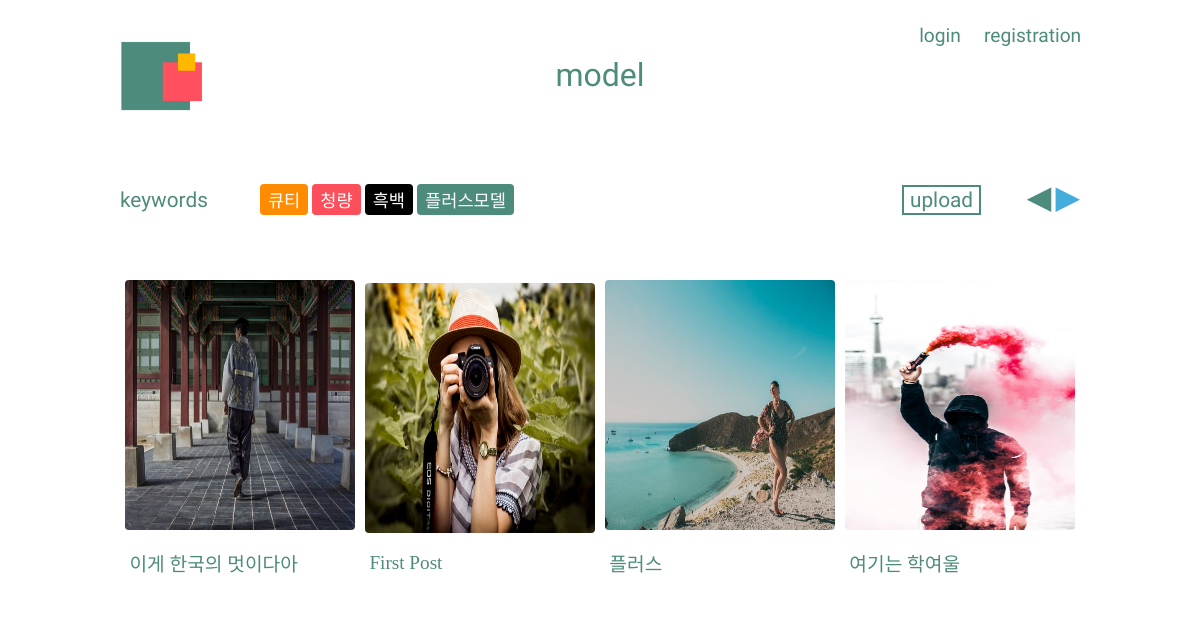
Before: /posts/model/ with the older database file.
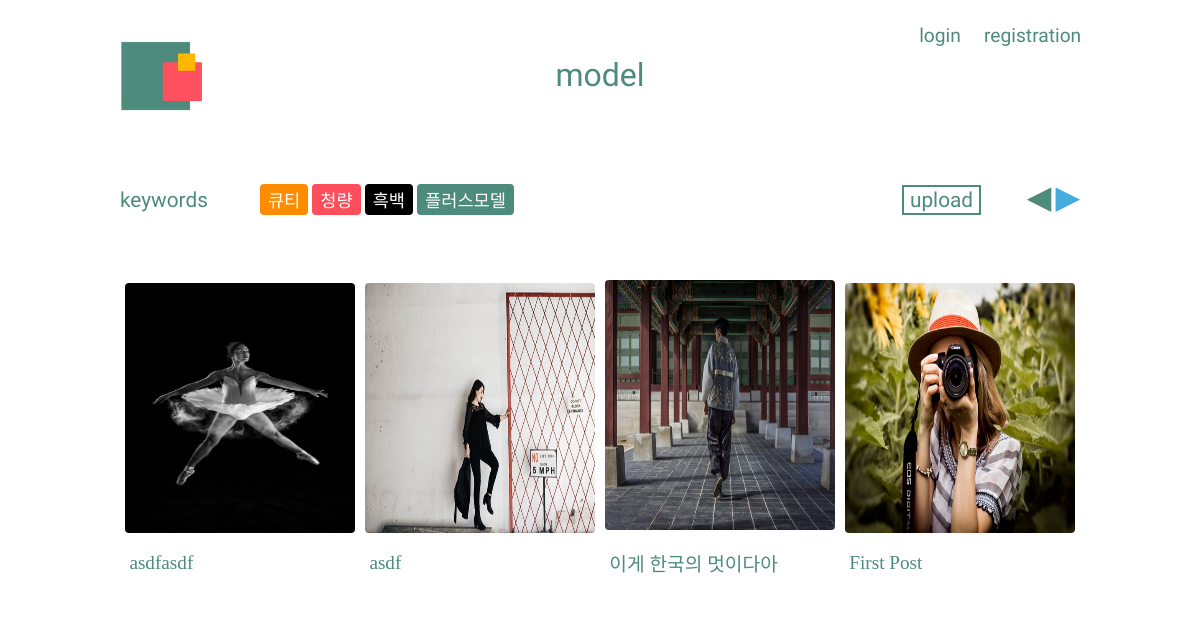
After: the same page with the newer database file.
### posts/models.py (models this page shows, shortened)
class Models(models.Model):
    title = models.CharField(max_length=20)
    text = models.TextField(default='', null=True, blank=True)
    image1 = models.ImageField(upload_to = 'images/')
    image2 = models.ImageField(upload_to = 'images/', default='', null=True, blank=True)
    image3 = models.ImageField(upload_to = 'images/', default='', null=True, blank=True)
    image4 = models.ImageField(upload_to = 'images/', default='', null=True, blank=True)
    image5 = models.ImageField(upload_to = 'images/', default='', null=True, blank=True)
    thumbnail = ImageSpecField(source='image1', processors=[ResizeToFill(120,80)], format='JPEG')
    CATEGORY_CHOICES = (
        ('큐티', '큐티'),
        ('청량', '청량'),
        ('흑백사진', '흑백사진'),
        ('플러스모델', '플러스모델'),
    )
    category = models.CharField(max_length=5, choices=CATEGORY_CHOICES, null=True)

### posts/views.py (the view)
# urls.py: path('model/', views.ModelsPageView.as_view(), name='model'),
class ModelsPageView(ListView):
    model = Models
    template_name = 'model/model.html'
    paginate_by = 4
    queryset = Models.objects.all()
    def get_queryset(self, *args, **kwargs):
        if self.kwargs:
            return Models.objects.filter(category=self.kwargs['category']).order_by('-id')
        else:
            query = Models.objects.all().order_by('-id')
            return query

### posts/templates/model/model.html (shortened to what this page needs)
{% extends 'model/model_base.html' %}
{% block content %}
    <div class="b">
        <div class="array">
            {% for post in object_list %}
                <div class="card">
                       <div class="box-1">
                           <a href="{% url 'model_detail' post.id %}">
                               <img src="{{ post.image1.url }}" width="200" height="250" alt = "{{ post.title }}">
                           </a>
                       </div>
                        <div class="box-2">
                            <p class="c">{{ post.title }}</p>
                        </div>
                </div>
            {% endfor %}
        </div>
    </div>
{% endblock content %}

Changed rows visible on the page:
no longer on this page (row unchanged): Models: image1 (picture), title "플러스"
no longer on this page (row unchanged): Models: image1 (picture), title "여기는 학여울"
added Models: image1 (picture), title "asdfasdf"
added Models: image1 (picture), title "asdf"
